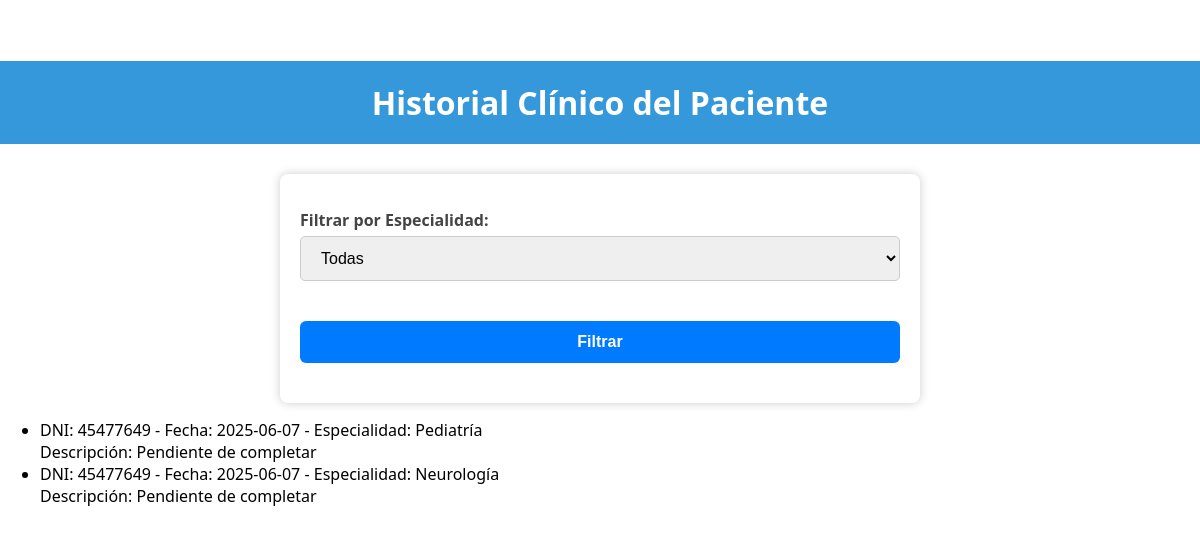
Before: /ver_historial/45477649 with the older database file.
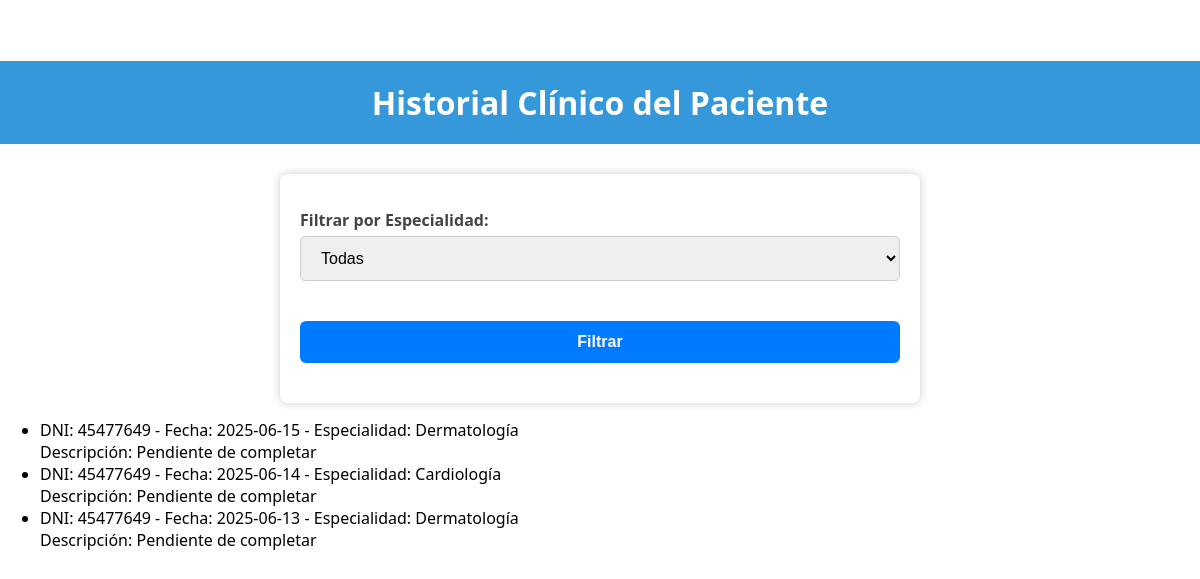
After: the same page with the newer database file.
### app.py (models this page shows, shortened)
class HistoriaClinica(db.Model):
    __tablename__ = 'historia'
    id = db.Column(db.Integer, primary_key=True)
    dni_paciente = db.Column(db.Integer, db.ForeignKey('paciente.dni'), nullable=False)
    matricula_medico = db.Column(db.Integer, db.ForeignKey('medico.matricula'), nullable=False)
    fecha = db.Column(db.String(20), nullable=False)
    descripcion = db.Column(db.Text, nullable=False)

class Medico(db.Model):
    __tablename__ = 'medico'
    matricula = db.Column(db.Integer, primary_key=True, nullable=False)
    nombre = db.Column(db.String(100), nullable=False)
    especialidad = db.Column(db.String(100), nullable=False)
    tel = db.Column(db.String(20), nullable=False)
    estado = db.Column(db.String(20), default='activo')

### app.py (the view)
@app.route('/ver_historial/<int:dni>', methods=['GET', 'POST'])
def ver_historial(dni):
    especialidad_filtro = request.form.get('especialidad') if request.method == 'POST' else None
    especialidades = db.session.query(Medico.especialidad) \
        .join(HistoriaClinica, Medico.matricula == HistoriaClinica.matricula_medico) \
        .filter(HistoriaClinica.dni_paciente == dni).distinct().all()
    especialidades = [e[0] for e in especialidades]
    query = db.session.query(HistoriaClinica.fecha, HistoriaClinica.descripcion, Medico.especialidad) \
             .join(Medico, HistoriaClinica.matricula_medico == Medico.matricula) \
             .filter(HistoriaClinica.dni_paciente == dni)
    if especialidad_filtro:
        query = query.filter(Medico.especialidad == especialidad_filtro)
    historial = query.order_by(HistoriaClinica.fecha.desc()).all()
    datos = [{
        'dni': dni,
        'fecha': h.fecha,
        'especialidad': h.especialidad,
        'descripcion': h.descripcion
    } for h in historial]
    return render_template('historial_clinico.html',
                           historial=datos,
                           especialidades=especialidades,
                           seleccionada=especialidad_filtro)

### templates/historial_clinico.html (shortened to what this page needs)
{% extends "base.html" %}
{% block content %}
<h1>Historial Clínico del Paciente</h1>
<form method="POST">
    <label for="especialidad">Filtrar por Especialidad:</label>
    <select name="especialidad">
        <option value="">Todas</option>
    </select>
    <button type="submit">Filtrar</button>
</form>
<ul>
    {% for item in historial %}
    <li>
        DNI: {{ item.dni }} - Fecha: {{ item.fecha }} - Especialidad: {{ item.especialidad }}<br>
        Descripción: {{ item.descripcion }}
    </li>
    {% else %}
    <li>No hay registros de historia clínica para mostrar.</li>
    {% endfor %}
</ul>
{% endblock %}

### templates/base.html (shortened to what this page needs)
<!DOCTYPE html>
<html lang="es">
<head>
    <link rel="stylesheet" href="{{ url_for('static', filename='style.css') }}">
</head>
<body>
    <div class="container">
    </div>
</body>
</html>
{% block content %}{% endblock %}

### static/style.css (style rules this page uses)
body { font-family: Arial, sans-serif; background-color: #f4f4f4; margin: 0; padding: 0; }
h1 { background-color: #3498db; color: white; padding: 20px; text-align: center; margin-bottom: 30px; }
form { width: 80%; max-width: 600px; margin: auto; background: white; padding: 20px; border-radius: 8px; box-shadow: 0 0 10px #ccc; }
input, select, textarea, button { width: 100%; padding: 10px; margin-top: 10px; margin-bottom: 20px; border: 1px solid #ccc; border-radius: 5px; }
button { background-color: #2ecc71; color: white; font-weight: bold; border: none; cursor: pointer; }
body { margin: 0; font-family: 'Segoe UI', sans-serif; background: url('/static/bg-form.jpg') no-repeat center center fixed; background-size: cover; }
label { display: block; margin-top: 15px; font-weight: bold; color: #444; }
input, select, textarea { width: 100%; padding: 10px; margin-top: 5px; border: 1px solid #ccc; border-radius: 6px; font-size: 16px; }
button { margin-top: 20px; width: 100%; padding: 12px; background-color: #007BFF; color: white; font-size: 16px; border: none; border-radius: 6px; cursor: pointer; transition: background 0.3s; }
input[type="text"], input[type="number"], input[type="date"], select, textarea { padding: 12px 16px; box-sizing: border-box; border-radius: 5px; border: 1px solid #ccc; width: 100%; font-size: 16px; }
.container { max-width: 90%; margin: auto; padding: 20px; }

Changed rows visible on the page:
removed HistoriaClinica: dni "45477649", fecha "2025-06-07", especialidad "Pediatría", descripcion "Pendiente de completar"
removed HistoriaClinica: dni "45477649", fecha "2025-06-07", especialidad "Neurología", descripcion "Pendiente de completar"
added HistoriaClinica: dni "45477649", fecha "2025-06-15", especialidad "Dermatología", descripcion "Pendiente de completar"
added HistoriaClinica: dni "45477649", fecha "2025-06-14", especialidad "Cardiología", descripcion "Pendiente de completar"
added HistoriaClinica: dni "45477649", fecha "2025-06-13", especialidad "Dermatología", descripcion "Pendiente de completar"
